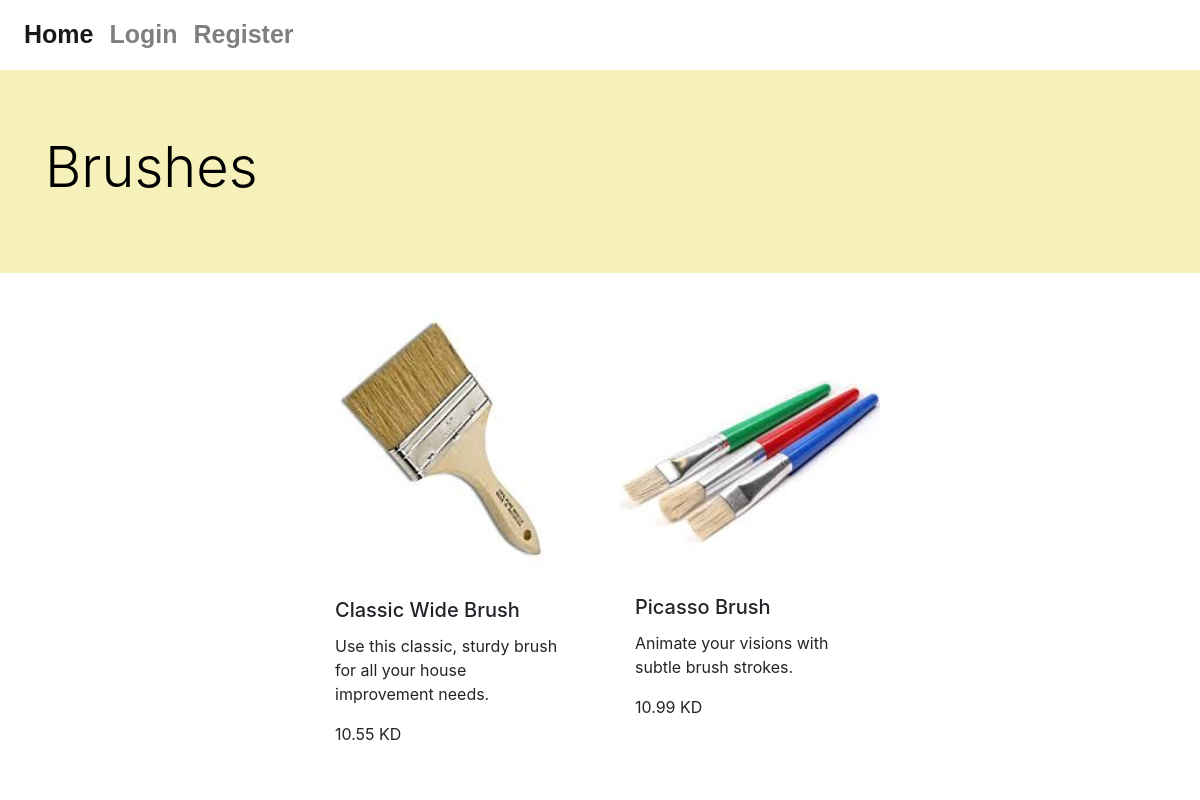
Page /category/brushes/ on the committed database.
### art/models.py (models this page shows, shortened)
class Category(models.Model):
    category= models.CharField(max_length=150)
    slug= models.SlugField(max_length= 200, unique= True)
    description= models.TextField(default="art")
    class Meta:
        verbose_name= 'category'
        verbose_name_plural= 'categories'
    def __str__(self):
        return self.category

class Product(models.Model):
    name= models.CharField(max_length= 100)
    category= models.ForeignKey(Category, on_delete= models.PROTECT, related_name='products')
    photo= models.ImageField(null=True, blank=True)
    description= models.TextField()
    price= models.DecimalField(max_digits=5, decimal_places=2)
    class Meta:
        ordering=('category',)

### art/views.py (the view)
# urls.py: path('category/<slug:slug>/', views.product_category, name='category'),
def product_category(request, slug):
    category= Category.objects.get(slug=slug)
    products=Product.objects.all()
    context={
    'category': category,
    'products': products
    }
    return render(request, 'cat_details.html', context)

### art/context_processors.py (called while the page is built)
def get_navbar(request):
    return {"categories": Category.objects.all()}

### art/templates/cat_details.html (shortened to what this page needs)
{% extends 'base.html' %}
{% load static %}
{% block content %}
{% include 'auth_nav.html' %}
<div class="jumbotron jumbotron-fluid">
  <div class="container">
    <h1 class="display-4">{{category}}</h1>
  </div>
</div>
<div class= "card-deck mx-auto" style="width: 50%">
{% for product in category.products.all  %}
<div class="card">
  <img class="card-image-top" src="{{product.photo.url}}" alt="brush image">
  <div class="card-body">
    <h5 class="card-title">{{product.name}}</h5>
    <p class="card-text">{{product.description}}</p>
      <p class="card-text-small">{{product.price}} KD</p>
  </div>
</div>
{% endfor %}
</div>
{% endblock content %}

### art/static/css/home.css (style rules this page uses)
body, html { height: 100%; }
img { margin: 5px; mix-blend-mode: multiply; }
.jumbotron { background-color: khaki; color: rgba(0, 0, 0); }
.card { border-style: none; }

### art/static/css/cat_details.css (style rules this page uses)
.jumbotron-fluid { background-color: rgba(240, 230, 140, 0.6); }

### rows in the picture
Category: category "Brushes"
Product: photo (picture), name "Classic Wide Brush", description "Use this classic, sturdy brush for all your house improvement needs.", price "10.55"
Product: photo (picture), name "Picasso Brush", description "Animate your visions with subtle brush strokes.", price "10.99"
